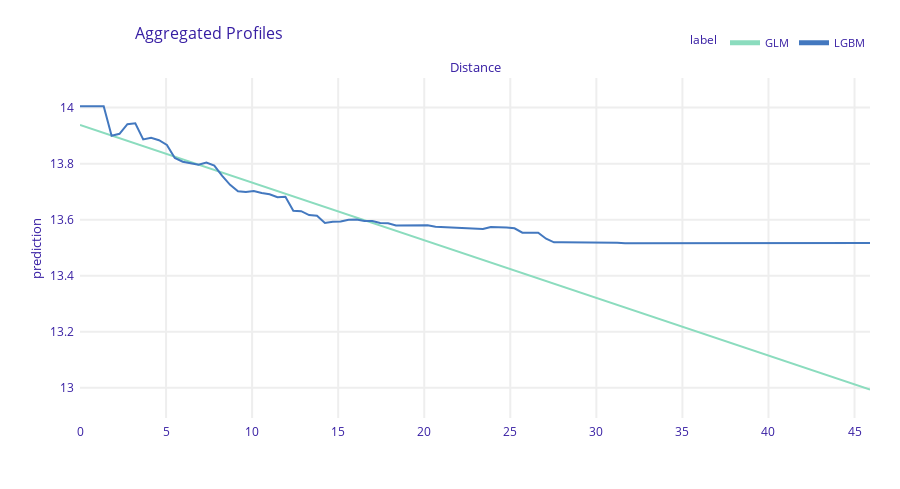

The code cell stored with this chart in its notebook:
### Code cell
plot_pdp(glm_explainer, lgbm_explainer, "Distance", variable_type = "numerical")

### Figure 1 — Plotly figure (JSON) as saved in the notebook; plotly's stock layout.template omitted (floating-point values rounded to 4 significant figures; data arrays with more than 128 entries replaced by an {"elided": "..."} marker saying what was removed)
{"data": [{"customdata": {"elided": "101x3 mixed values"}, "hovertemplate": "<b>%{hovertext}</b><br><br>prediction=%{y:.3f}<br>mean_prediction=%{customdata[0]:.3f}<extra></extra>", "hovertext": ["GLM", "GLM", "GLM", "GLM", "GLM", "GLM", "GLM", "GLM", "GLM", "GLM", "GLM", "GLM", "GLM", "GLM", "GLM", "GLM", "GLM", "GLM", "GLM", "GLM", "GLM", "GLM", "GLM", "GLM", "GLM", "GLM", "GLM", "GLM", "GLM", "GLM", "GLM", "GLM", "GLM", "GLM", "GLM", "GLM", "GLM", "GLM", "GLM", "GLM", "GLM", "GLM", "GLM", "GLM", "GLM", "GLM", "GLM", "GLM", "GLM", "GLM", "GLM", "GLM", "GLM", "GLM", "GLM", "GLM", "GLM", "GLM", "GLM", "GLM", "GLM", "GLM", "GLM", "GLM", "GLM", "GLM", "GLM", "GLM", "GLM", "GLM", "GLM", "GLM", "GLM", "GLM", "GLM", "GLM", "GLM", "GLM", "GLM", "GLM", "GLM", "GLM", "GLM", "GLM", "GLM", "GLM", "GLM", "GLM", "GLM", "GLM", "GLM", "GLM", "GLM", "GLM", "GLM", "GLM", "GLM", "GLM", "GLM", "GLM", "GLM"], "legendgroup": "GLM", "line": {"color": "#8bdcbe", "dash": "solid", "width": 2}, "marker": {"symbol": "circle"}, "mode": "lines", "name": "GLM", "opacity": 1, "orientation": "v", "showlegend": true, "type": "scatter", "x": [0.0, 0.459, 0.918, 1.377, 1.836, 2.295, 2.754, 3.213, 3.672, 4.131, 4.59, 5.049, 5.508, 5.967, 6.426, 6.885, 7.344, 7.803, 8.262, 8.721, 9.18, 9.639, 10.1, 10.56, 11.02, 11.47, 11.93, 12.39, 12.85, 13.31, 13.77, 14.23, 14.69, 15.15, 15.61, 16.06, 16.52, 16.98, 17.44, 17.9, 18.36, 18.82, 19.28, 19.74, 20.2, 20.65, 21.11, 21.57, 22.03, 22.49, 22.95, 23.41, 23.87, 24.33, 24.79, 25.24, 25.7, 26.16, 26.62, 27.08, 27.54, 28.0, 28.46, 28.92, 29.38, 29.83, 30.29, 30.75, 31.21, 31.67, 32.13, 32.59, 33.05, 33.51, 33.97, 34.42, 34.88, 35.34, 35.8, 36.26, 36.72, 37.18, 37.64, 38.1, 38.56, 39.01, 39.47, 39.93, 40.39, 40.85, 41.31, 41.77, 42.23, 42.69, 43.15, 43.6, 44.06, 44.52, 44.98, 45.44, 45.9], "xaxis": "x", "y": [13.94, 13.93, 13.92, 13.91, 13.9, 13.89, 13.88, 13.87, 13.86, 13.85, 13.84, 13.83, 13.82, 13.82, 13.81, 13.8, 13.79, 13.78, 13.77, 13.76, 13.75, 13.74, 13.73, 13.72, 13.71, 13.7, 13.69, 13.68, 13.67, 13.66, 13.65, 13.65, 13.64, 13.63, 13.62, 13.61, 13.6, 13.59, 13.58, 13.57, 13.56, 13.55, 13.54, 13.53, 13.52, 13.51, 13.5, 13.49, 13.48, 13.48, 13.47, 13.46, 13.45, 13.44, 13.43, 13.42, 13.41, 13.4, 13.39, 13.38, 13.37, 13.36, 13.35, 13.34, 13.33, 13.32, 13.31, 13.31, 13.3, 13.29, 13.28, 13.27, 13.26, 13.25, 13.24, 13.23, 13.22, 13.21, 13.2, 13.19, 13.18, 13.17, 13.16, 13.15, 13.14, 13.14, 13.13, 13.12, 13.11, 13.1, 13.09, 13.08, 13.07, 13.06, 13.05, 13.04, 13.03, 13.02, 13.01, 13.0, 12.99], "yaxis": "y"}, {"customdata": {"elided": "101x3 mixed values"}, "hovertemplate": "<b>%{hovertext}</b><br><br>prediction=%{y:.3f}<br>mean_prediction=%{customdata[0]:.3f}<extra></extra>", "hovertext": ["LGBM", "LGBM", "LGBM", "LGBM", "LGBM", "LGBM", "LGBM", "LGBM", "LGBM", "LGBM", "LGBM", "LGBM", "LGBM", "LGBM", "LGBM", "LGBM", "LGBM", "LGBM", "LGBM", "LGBM", "LGBM", "LGBM", "LGBM", "LGBM", "LGBM", "LGBM", "LGBM", "LGBM", "LGBM", "LGBM", "LGBM", "LGBM", "LGBM", "LGBM", "LGBM", "LGBM", "LGBM", "LGBM", "LGBM", "LGBM", "LGBM", "LGBM", "LGBM", "LGBM", "LGBM", "LGBM", "LGBM", "LGBM", "LGBM", "LGBM", "LGBM", "LGBM", "LGBM", "LGBM", "LGBM", "LGBM", "LGBM", "LGBM", "LGBM", "LGBM", "LGBM", "LGBM", "LGBM", "LGBM", "LGBM", "LGBM", "LGBM", "LGBM", "LGBM", "LGBM", "LGBM", "LGBM", "LGBM", "LGBM", "LGBM", "LGBM", "LGBM", "LGBM", "LGBM", "LGBM", "LGBM", "LGBM", "LGBM", "LGBM", "LGBM", "LGBM", "LGBM", "LGBM", "LGBM", "LGBM", "LGBM", "LGBM", "LGBM", "LGBM", "LGBM", "LGBM", "LGBM", "LGBM", "LGBM", "LGBM", "LGBM"], "legendgroup": "LGBM", "line": {"color": "#4378bf", "dash": "solid", "width": 2}, "marker": {"symbol": "circle"}, "mode": "lines", "name": "LGBM", "opacity": 1, "orientation": "v", "showlegend": true, "type": "scatter", "x": [0.0, 0.459, 0.918, 1.377, 1.836, 2.295, 2.754, 3.213, 3.672, 4.131, 4.59, 5.049, 5.508, 5.967, 6.426, 6.885, 7.344, 7.803, 8.262, 8.721, 9.18, 9.639, 10.1, 10.56, 11.02, 11.47, 11.93, 12.39, 12.85, 13.31, 13.77, 14.23, 14.69, 15.15, 15.61, 16.06, 16.52, 16.98, 17.44, 17.9, 18.36, 18.82, 19.28, 19.74, 20.2, 20.65, 21.11, 21.57, 22.03, 22.49, 22.95, 23.41, 23.87, 24.33, 24.79, 25.24, 25.7, 26.16, 26.62, 27.08, 27.54, 28.0, 28.46, 28.92, 29.38, 29.83, 30.29, 30.75, 31.21, 31.67, 32.13, 32.59, 33.05, 33.51, 33.97, 34.42, 34.88, 35.34, 35.8, 36.26, 36.72, 37.18, 37.64, 38.1, 38.56, 39.01, 39.47, 39.93, 40.39, 40.85, 41.31, 41.77, 42.23, 42.69, 43.15, 43.6, 44.06, 44.52, 44.98, 45.44, 45.9], "xaxis": "x", "y": [14.0, 14.0, 14.0, 14.0, 13.9, 13.91, 13.94, 13.94, 13.89, 13.89, 13.88, 13.87, 13.82, 13.81, 13.8, 13.8, 13.8, 13.79, 13.76, 13.72, 13.7, 13.7, 13.7, 13.7, 13.69, 13.68, 13.68, 13.63, 13.63, 13.62, 13.61, 13.59, 13.59, 13.59, 13.6, 13.6, 13.6, 13.6, 13.59, 13.59, 13.58, 13.58, 13.58, 13.58, 13.58, 13.57, 13.57, 13.57, 13.57, 13.57, 13.57, 13.57, 13.57, 13.57, 13.57, 13.57, 13.55, 13.55, 13.55, 13.53, 13.52, 13.52, 13.52, 13.52, 13.52, 13.52, 13.52, 13.52, 13.52, 13.52, 13.52, 13.52, 13.52, 13.52, 13.52, 13.52, 13.52, 13.52, 13.52, 13.52, 13.52, 13.52, 13.52, 13.52, 13.52, 13.52, 13.52, 13.52, 13.52, 13.52, 13.52, 13.52, 13.52, 13.52, 13.52, 13.52, 13.52, 13.52, 13.52, 13.52, 13.52], "yaxis": "y"}], "layout": {"annotations": [{"font": {"size": 13}, "showarrow": false, "text": "Distance", "x": 0.5, "xanchor": "center", "xref": "paper", "y": 1.0, "yanchor": "bottom", "yref": "paper"}, {"font": {"size": 13}, "showarrow": false, "text": "prediction", "textangle": -90, "x": -0.07, "xref": "paper", "y": 0.5, "yref": "paper"}], "font": {"color": "#371ea3"}, "height": 489, "hovermode": "x unified", "legend": {"font": {"size": 11}, "itemsizing": "constant", "orientation": "h", "title": {"font": {"size": 12}, "text": "label"}, "tracegroupgap": 0, "x": 1, "xanchor": "right", "y": 1.061, "yanchor": "bottom"}, "margin": {"b": 71, "r": 30, "t": 78}, "title": {"font": {"size": 16}, "text": "Aggregated Profiles", "x": 0.15}, "xaxis": {"anchor": "y", "automargin": true, "domain": [0.0, 1.0], "fixedrange": true, "gridwidth": 2, "showticklabels": true, "tickcolor": "white", "ticklen": 3, "ticks": "outside", "title": {"text": ""}, "type": "linear", "zeroline": false}, "yaxis": {"anchor": "x", "automargin": true, "domain": [0.0, 1.0], "fixedrange": true, "gridwidth": 2, "range": [12.89, 14.11], "tickcolor": "white", "ticklen": 3, "ticks": "outside", "title": {"text": ""}, "type": "linear", "zeroline": false}}}
